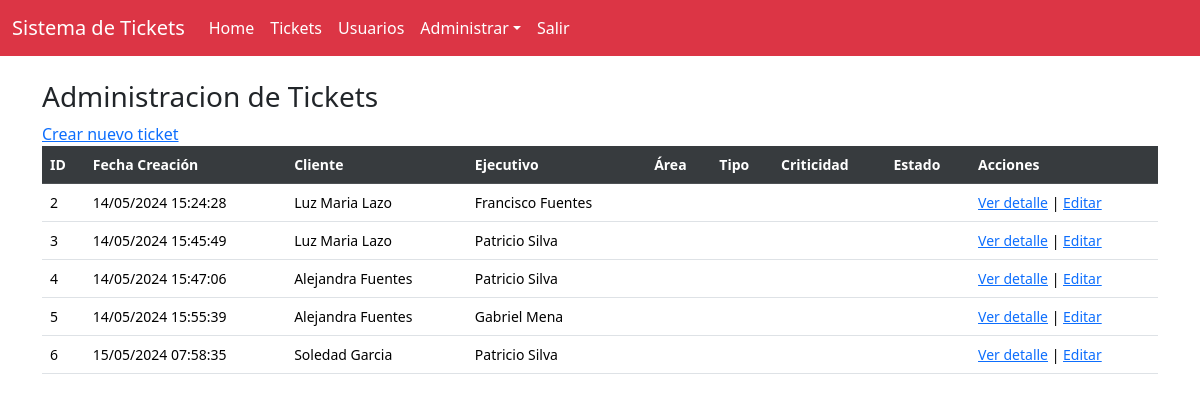
Before: /tickets/ (signed in) with the older database file.
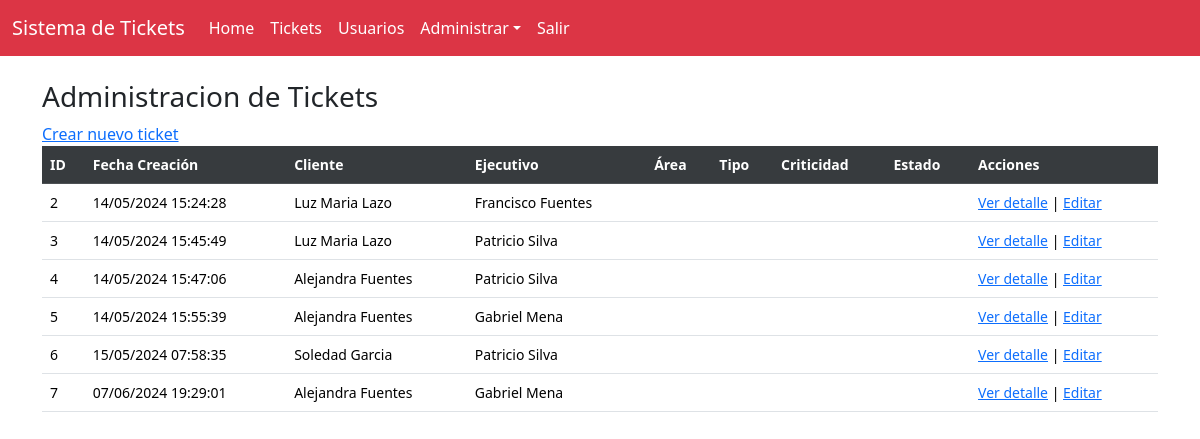
After: the same page with the newer database file.
### core/models.py (models this page shows, shortened)
class Ticket(models.Model):
    fecha_creacion = models.DateTimeField(auto_now_add=True)
    cliente = models.ForeignKey(Usuario, on_delete=models.CASCADE, related_name='tickets_creados')
    ejecutivo = models.ForeignKey(Usuario, on_delete=models.CASCADE, related_name='tickets_asignados')
    area = models.ForeignKey("Area", on_delete=models.CASCADE, verbose_name="Area", default = 'Ejecutivo Telefonico')
    tipo = models.ForeignKey("Tipo", on_delete=models.CASCADE, verbose_name="Tipo",default='Solicitud')
    criticidad = models.ForeignKey("Criticidad", on_delete=models.CASCADE, verbose_name="Criticidad",default='Media')
    estado = models.ForeignKey("Estado", on_delete=models.CASCADE, verbose_name="Estado", default=1)
    descripcion = models.TextField()
    observaciones = models.TextField(blank=True)

class Usuario(models.Model):
    nombre = models.CharField(max_length=255)
    apellido = models.CharField(max_length=255)
    email = models.EmailField(unique=True)
    contrasena = models.CharField(max_length=255)
    rol = models.CharField(max_length=50, choices=[('Administrador', 'Administrador'), ('Ejecutivo', 'Ejecutivo'), ('Cliente', 'Cliente')])
    is_active = models.BooleanField(default=True)

### core/views.py (the view)
# urls.py: path('tickets/', vista_listar_tickets, name='tickets'),
@login_required
def vista_listar_tickets(request):
    tickets = Ticket.objects.all()
    return render(request, 'core/tickets/listar_tickets.html', {'tickets': tickets})

### core/templates/core/tickets/listar_tickets.html
{% extends 'core/base.html' %}
{% block content %}
<h3> Administracion de Tickets </h3>
<a href="{% url 'crear_ticket' %}">Crear nuevo ticket</a>
<div
class="table-responsive small"
>
<table class="table table-centered table-nowrap table-hover">
    <thead class="thead-light table-active table-dark">
        <tr>
            <th>ID</th>
            <th>Fecha Creación</th>
            <th>Cliente</th>
            <th>Ejecutivo</th>
            <th>Área</th>
            <th>Tipo</th>
            <th>Criticidad</th>
            <th>Estado</th>
            <th>Acciones</th>
        </tr>
    </thead>
    <tbody>
        {% for ticket in tickets %}
        <tr>
            <td>{{ ticket.id }}</td>
            <td>{{ ticket.fecha_creacion | date:"d/m/Y H:i:s" }}</td>
            <td>{{ ticket.cliente.nombre }} {{ ticket.cliente.apellido }}</td>
            <td>{{ ticket.ejecutivo.nombre }} {{ ticket.ejecutivo.apellido }}</td>
            <td>{{ ticket.area }}</td>
            <td>{{ ticket.tipo }}</td>
            <td>{{ ticket.criticidad }}</td>
            <td>{{ ticket.estado }}</td>
            <td>
                <a href="{% url 'detalle_ticket' ticket.pk  %}" target='_blank'>Ver detalle</a> |
                <a href="{% url 'editar_ticket' ticket.pk %}">Editar</a>
            </td>
        </tr>
        {% endfor %}
    </tbody>
</table>
</div>
{% endblock %}

Changed rows visible on the page:
added Ticket: id "7", fecha_creacion "07/06/2024 19:29:01", cliente.nombre "Alejandra", cliente.apellido "Fuentes", ejecutivo.nombre "Gabriel", ejecutivo.apellido "Mena"
